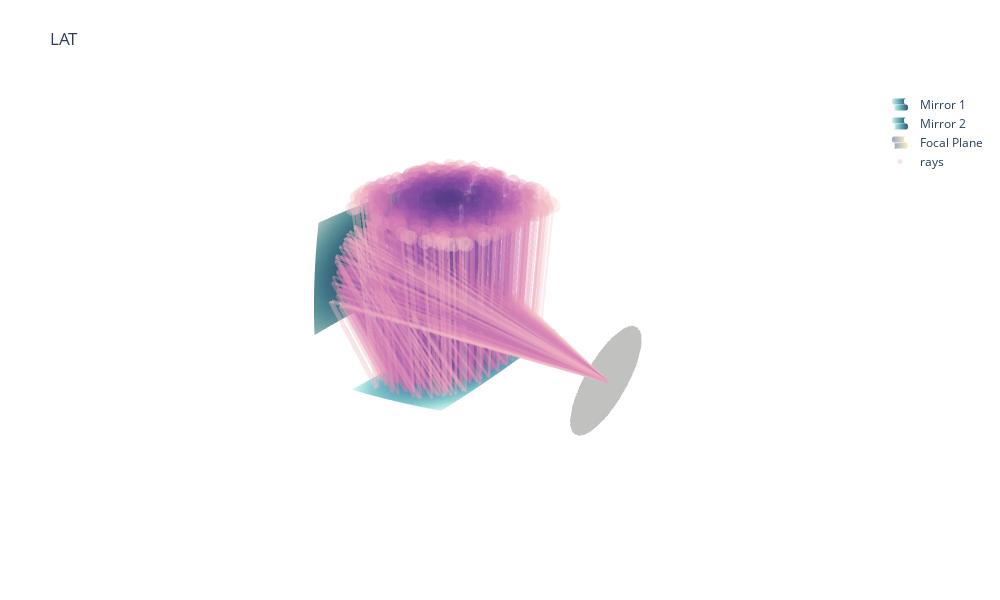

The notebook cell saved with this chart:
### Code cell
######### draw the mirrors and focal plane #############

miiror_size = 6000.0/np.cos(np.arctan(1 / 2))
msf = miiror_size/2.0

# positions of mirror 1 surface
x_m1 = np.linspace(-msf,msf,10, endpoint=True) # [mm]
y_m1 = np.linspace(-msf,msf,10, endpoint=True) # [mm]
x_m1, y_m1 = np.meshgrid(x_m1, y_m1)
height_1 = lgeo.z1(x_m1, y_m1)
x_m1, y_m1, z_m1 = lgeo.m1_into_tele(x_m1, y_m1, height_1)

# positions of mirror 2 surface
x_m2 = np.linspace(-msf,msf,10, endpoint=True) # [mm]
y_m2 = np.linspace(-msf,msf,10, endpoint=True) # [mm]
x_m2, y_m2 = np.meshgrid(x_m2, y_m2)
height_2 = lgeo.z2(x_m2, y_m2)
x_m2, y_m2, z_m2 = lgeo.m2_into_tele(x_m2, y_m2, height_2)

# positions of focal plane 
x_fp = np.linspace(-2000,2000,100, endpoint=True) # [mm]
y_fp = np.linspace(-2000,2000,100, endpoint=True) # [mm]
x_fp, y_fp = np.meshgrid(x_fp, x_fp)
z_fp = lgeo.z_focal(x_fp,y_fp)
r = np.sqrt(x_fp**2 + y_fp**2)
z_fp = np.where(r<2000,z_fp,np.nan)
x_fp,y_fp,z_fp = lgeo.foc_into_tele(x_fp,y_fp,z_fp,tg_el0, tg_az0)

plot_m1 = go.Surface(
                            x = x_m1,
                            y = y_m1,
                            z = z_m1,
                            surfacecolor=height_1, 
                            colorscale='Teal',
                            showscale= False, 
                            name = 'Mirror 1',
                            text="Mirror 1", 
                            showlegend = True, 
                            hoverinfo="name"
                        )

plot_m2 = go.Surface(
                            x = x_m2,
                            y = y_m2,
                            z = z_m2,
                            surfacecolor=-height_2,
                            colorscale='Teal',
                            showscale= False, 
                            name = 'Mirror 2',
                            showlegend = True, 
                            hoverinfo="name"
                        )

plot_fp = go.Surface(
                            x = x_fp,
                            y = y_fp,
                            z = z_fp,
                            surfacecolor=z_fp*0 + 0.6,
                            colorscale='Cividis',
                            showscale= False, 
                            opacity=0.4,
                            name = 'Focal Plane',
                            showlegend = True, 
                            hoverinfo="name"
                        )

plot_setup = [plot_m1, plot_m2, plot_fp]


######### draw the rays obtained from the simulation #############
apfield_t = apfield_t
fp = np.where(apfield_t[15,:]!=0) #Ignore rays that missed the focal plane
amp_min = np.min(apfield_t[16,:][fp])
amp_max = np.max(apfield_t[16,:][fp])
x_foc, y_foc, z_foc = P_rx

plot_rays = []
x_a_list, y_a_list, z_a_list = [], [], []
amp_list = []
for ii in np.unique(np.random.randint(low=0, high=len(apfield_t[15]), size=1000)):
    if apfield_t[15][ii] !=0 :
        x_m1, y_m1, z_m1 = apfield_t[3][ii], apfield_t[4][ii], apfield_t[5][ii]
        x_m2, y_m2, z_m2 = apfield_t[0][ii], apfield_t[1][ii], apfield_t[2][ii]
        x_a, y_a, z_a = apfield_t[9][ii], apfield_t[10][ii], apfield_t[11][ii]


        xline = [ x_a, x_m1, x_m2, x_foc]
        yline = [ y_a, y_m1, y_m2, y_foc]
        zline = [ z_a, z_m1, z_m2, z_foc]
    
        amp = apfield_t[16,:][ii]

        my_color = ('rgba('+str(np.random.randint(50, high = 200))+','+
                    str(np.random.randint(50, high = 200))+','+
                    str(np.random.randint(50, high = 200)))

        ray_line =go.Scatter3d(
                            x=xline, 
                            y=yline, 
                            z=zline,
                            mode='lines',
                            line=dict(
                                    color=[amp,amp,amp,amp],
                                    cmax=amp_max, 
                                    cmin=amp_min,
                                    width=5, 
                                    colorscale='Purpor', 
                                    ), 
                            opacity=0.4,
                            showlegend = False,
                            hoverinfo='none', 
                            )

        plot_rays.append(ray_line)
        x_a_list.append(x_a)
        y_a_list.append(y_a)
        z_a_list.append(z_a)
        amp_list.append(amp)

plot_ap = [go.Scatter3d(
                        x = x_a_list, y = y_a_list, z = z_a_list, 
                        mode = 'markers', 
                        marker=dict(symbol="circle", size=5, colorscale='Purpor', color=amp_list), 
                        opacity=0.4,
                        showlegend = True,
                        hoverinfo='name', 
                        name="rays"
                      )
          ]

#################### show the plot #########################
plot_layout = go.Layout(title='LAT', autosize=False,
                  width=1000, height=600,
                  margin=dict(l=65, r=50, b=65, t=90),
                  scene = dict(
                                xaxis=dict(visible=False),
                                yaxis=dict(visible=False),
                                zaxis=dict(visible=False),
                                aspectmode='data'),
                )
fig = go.Figure(
                data=plot_setup + plot_rays + plot_ap, 
                layout=plot_layout
                )
fig.show()
